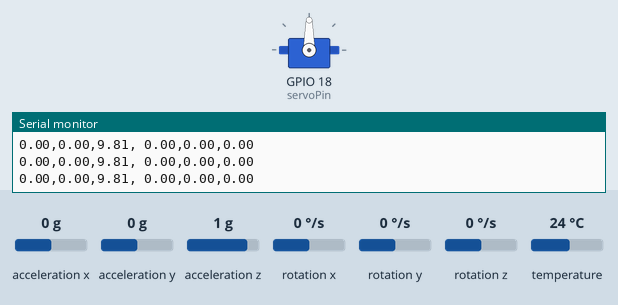
Simulated run of this sketch. Board: ESP32. Parts: servo, the last lines printed to the serial monitor. Inputs (shaded band) come from the test bench; at power-on: acceleration y 0 g, acceleration x 0 g, acceleration z 1 g, rotation x 0 °/s, rotation y 0 °/s, rotation z 0 °/s, temperature 24 °C.

Above: at 1.3 s.
1.4 s: acceleration y set to -1.4 g
At 1.8 s:
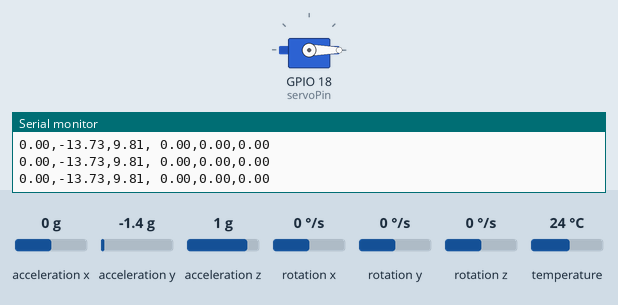
2.9 s: acceleration y set to -0.8 g
At 4.1 s:
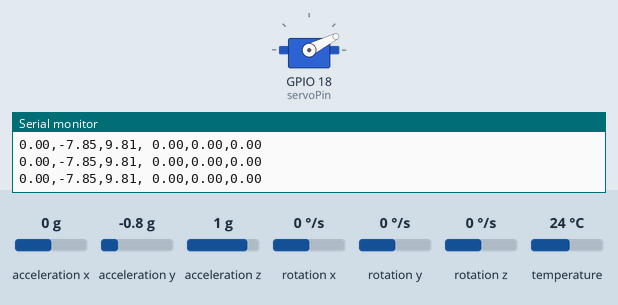
4.4 s: acceleration y set to 0.8 g
At 5.5 s:
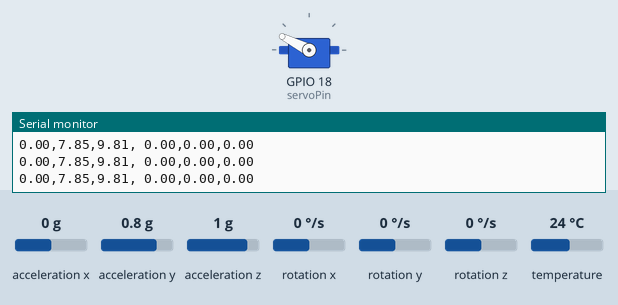
5.9 s: acceleration y set to 1.4 g
At 6.3 s:
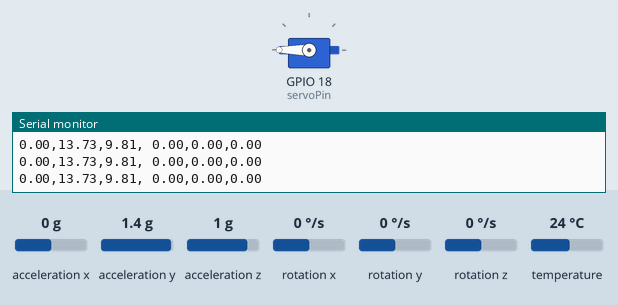
7.4 s: acceleration y set to 0 g
At 8.7 s:
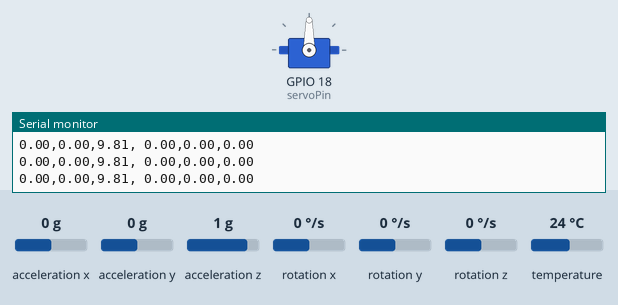
Timing chart, 0 to 9.9 s (numbered marks = the images above; inputs shaded):
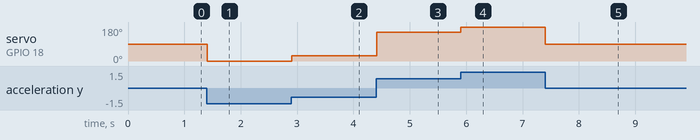

Measured:
- after the input at 1.4 s, servo on GPIO 18 (servoPin): 90° → 0° at once
- after the input at 2.9 s, servo on GPIO 18 (servoPin): 0° → 27° at once
- after the input at 4.4 s, servo on GPIO 18 (servoPin): 27° → 153° at once
- after the input at 5.9 s, servo on GPIO 18 (servoPin): 153° → 180° at once
- after the input at 7.4 s, servo on GPIO 18 (servoPin): 180° → 90° at once

The sketch:

servonodemcu.ino
```cpp
// Basic demo for accelerometer readings from Adafruit MPU6050

#include <Adafruit_MPU6050.h>
#include <Adafruit_Sensor.h>
#include <Wire.h>
#include <ESP32Servo.h>

Servo myservo;
// Recommended PWM GPIO pins on the ESP32 include 2,4,12-19,21-23,25-27,32-33
int servoPin = 18;

int pos = 0;
int16_t ax, ay, az ;


Adafruit_MPU6050 mpu;


void setup(void) {
  Serial.begin(115200);
  while (!Serial) {
    delay(10); // will pause Zero, Leonardo, etc until serial console opens
  }

  // Try to initialize!
  if (!mpu.begin()) {
    Serial.println("Failed to find MPU6050 chip");
    while (1) {
      delay(10);
    }
  }

  mpu.setAccelerometerRange(MPU6050_RANGE_16_G);
  mpu.setGyroRange(MPU6050_RANGE_250_DEG);
  mpu.setFilterBandwidth(MPU6050_BAND_21_HZ);
  Serial.println("");
  delay(100);
  // Allow allocation of all timers
  ESP32PWM::allocateTimer(0);
  ESP32PWM::allocateTimer(1);
  ESP32PWM::allocateTimer(2);
  ESP32PWM::allocateTimer(3);
  myservo.setPeriodHertz(50);    // standard 50 hz servo
  myservo.attach(servoPin, 1000, 2000); // attaches the servo on pin 18 to the servo object
  // using default min/max of 1000us and 2000us
  // different servos may require different min/max settings
  // for an accurate 0 to 180 sweep
}

void loop() {

  /* Get new sensor events with the readings */
  sensors_event_t a, g, temp;
  mpu.getEvent(&a, &g, &temp);

  /* Print out the values */
  Serial.print(a.acceleration.x);
  Serial.print(",");
  Serial.print(a.acceleration.y);
  Serial.print(",");
  Serial.print(a.acceleration.z);
  Serial.print(", ");
  Serial.print(g.gyro.x*57);
  Serial.print(",");
  Serial.print(g.gyro.y*57);
  Serial.print(",");
  Serial.print(g.gyro.z*57);
  Serial.println("");
  ax = map (a.acceleration.y, -10, 10, 0, 180) ;
  myservo.write(ax);    // tell servo to go to position in variable 'pos'
    //delay(15);
  delay(10);
}
```
